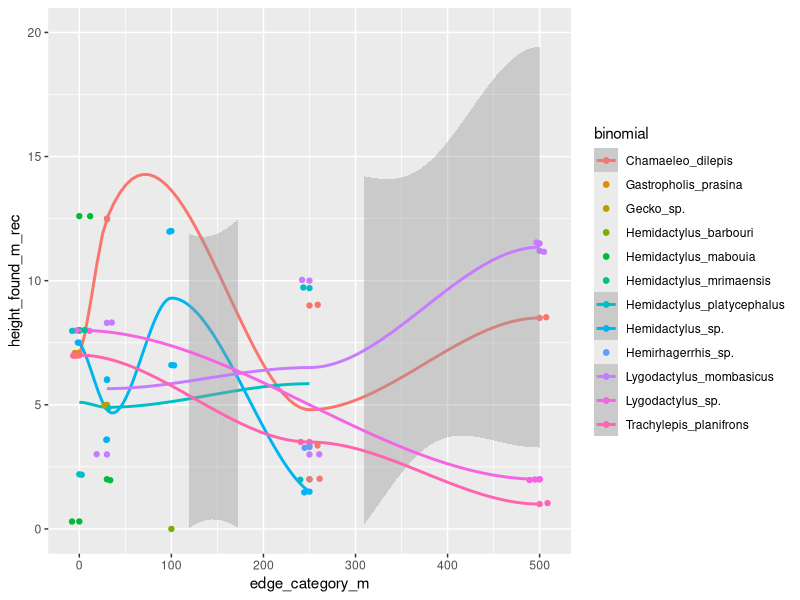

The R script that drew this image:
#species level analysis
#goal, generate lm and plots of all species height by edge dist and abundance
#by edge dist

library(ggplot2)
library(tidyverse)
library(dplyr)
library(tidyr)
select <- dplyr::select


#data
herpd <- read.csv("raw_data/herpdata.csv")
sites <- read.csv("raw_data/sites.csv")
MetaAll <- read.csv("clean_data/MetaAll.csv")

#merge and clean Herp data
herpd <- merge(herpd, sites, by = "Tree_ID", all = TRUE)

herpd <- herpd %>%
  select(-c(notes.x, notes.y))

HghtHerpD <- herpd %>%
  filter(category != "matrix") %>%
  filter(survey_type == "C") %>%
  filter(forest_type == "BR")

#height by edge distance by species
ggplot(data = HghtHerpD, aes(x = edge_category_m, 
                         y = height_found_m_rec, color = binomial))+
  geom_point()+
  geom_smooth()+
  geom_jitter()+
  ylim(0,20)
               

#######################
#GLM for all species Abundance by distance

#number of species
spec_counts <- MetaAll %>%
  select(ARST:VAAL)

NumSpecies <- ncol(spec_counts)

variables <- MetaAll%>%
  select(edge_category_m,edge_dist_m,category)

# create an empty dataframe to populate with info from glm
reg_abund <- list(NA)
RSquared <- list(NA)

for(i in 1:NumSpecies){
  newdata <- cbind(abund = spec_counts[,i], variables)
  lm_abund <- lm(abund~
                   scale(edge_category_m),
                 data=newdata)
  
  lm_mod <- summary(lm_abund)
  
  reg_abund[[i]] <- rbind(lm_mod$coefficients)
  RSquared[[i]] <- rbind(lm_mod$r.squared)
}
names(reg_abund) <- colnames(spec_counts)
reg_abund
names(RSquared) <- colnames(spec_counts)
RSquared
